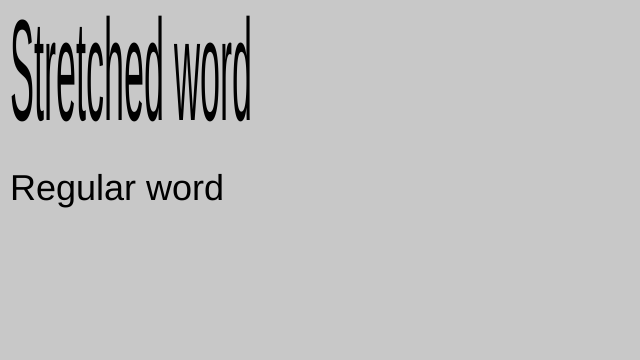
Frame 1 (no input)
Frame 60 (no input): identical to frame 1, image omitted
Frame 120 (the mouse pressed at the canvas centre since frame 60): identical to frame 1, image omitted

The p5.js sketch that drew this single still picture (run headless with seeded random() and noise() and a simulated clock; from frame 60 on, the mouse is pressed at the canvas centre):

// p5.js sketch
// ── sketch.js
function setup() {
  createCanvas(640, 360);
  textSize(36);
}

function draw() {
  background(200);

  push();
  scale(1, 4);
  text("Stretched word", 10, 30);

  pop();
  text("Regular word", 10, 200);
}
